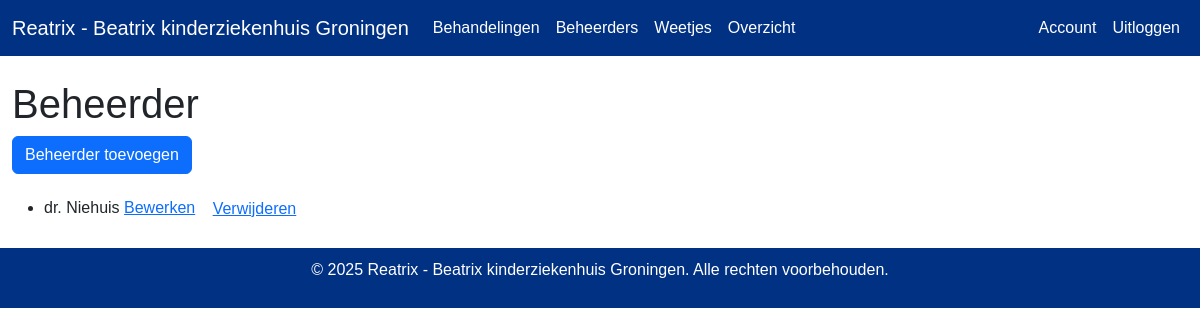
Page /Beheerder/ (signed in) on the earlier database version.
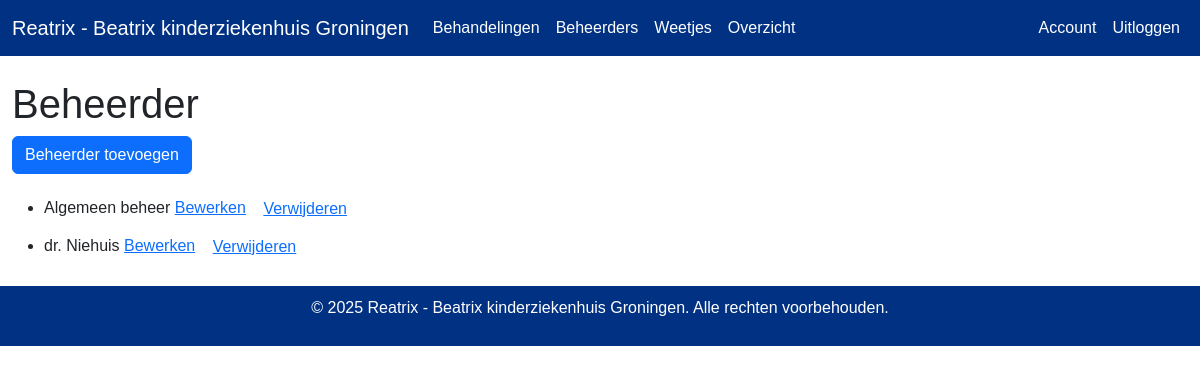
Same page on the later database version.
### models.py (models this page shows)
class Beheerder(db.Model):
    id = db.Column(db.Integer, primary_key=True)
    naam = db.Column(db.String(50), nullable=False)
    gender = db.Column(db.String(10), nullable=False)
    Behandeling = db.relationship('Behandeling', backref='Beheerder', lazy=True)

### routes/Beheerder/routes.py (the view)
@Beheerder_bp.route('/')
@login_required
def index():
    Beheerders = Beheerder.query.order_by(Beheerder.naam).all()
    return render_template('Beheerder/index.html', Beheerders=Beheerders)

### models.py (called while the page is built)
@login_manager.user_loader
def load_user(user_id):
    return User.query.get(int(user_id))

    def is_admin(self):
        return self.role == Role.ADMIN

### templates/Beheerder/index.html
{% extends 'base.html' %}
{% block content %}
<h1>Beheerder</h1>
<a href="{{ url_for('Beheerder.add') }}" class="btn btn-primary mb-3">Beheerder toevoegen</a>
<ul>
  {% for Beheerder in Beheerders %}
  <li>{{ Beheerder.naam }}
    <a href="{{ url_for('Beheerder.edit', id=Beheerder.id) }}">Bewerken</a>
    <form action="{{ url_for('Beheerder.delete', id=Beheerder.id) }}" method="post" style="display:inline;">
      <button type="submit" class="btn btn-link">Verwijderen</button>
    </form>
  </li>
  {% endfor %}
</ul>
{% endblock %}

Differences in the rows shown:
added Beheerder: naam "Algemeen beheer"
